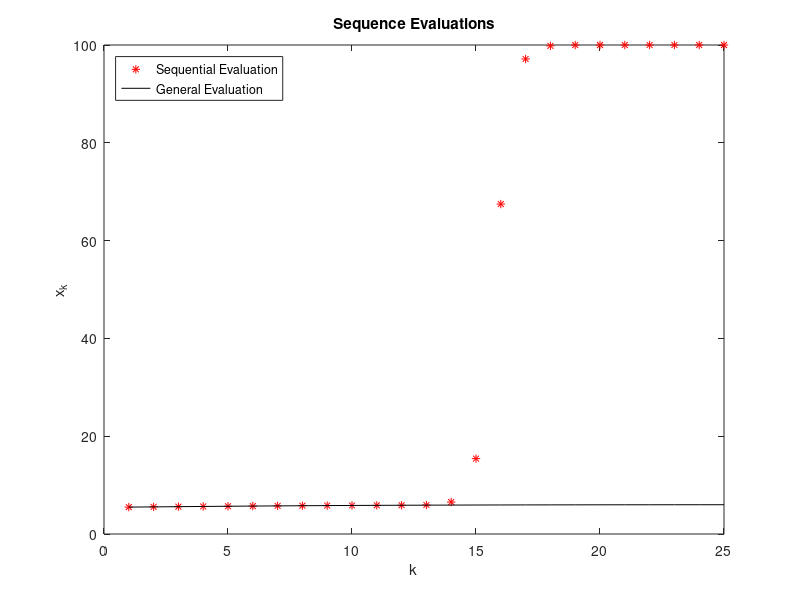

MATLAB code to generate this figure:
%%%%%%%%%%%%%%%%%%%%%%%%%%%
% Spring 2018 Math 8610 w/ Xue 
%   Homework 1   
%
% Problem
%   2
%
% Function Dependencies
%   None
%
% Notes
%   None
%
% Author
%   Trevor Squires
%%%%%%%%%%%%%%%%%%%%%%%%%%%

clear
clc
close all;

length = 25;
f = @(k) (6.^(k+1) + 5.^(k+1))./(6.^k + 5.^k);
xk = zeros(1,length);
fk = f(0:length-1);
xk(1) = 11/2;
xk(2) = 61/11;

for i = 2:length-1
    xk(i+1) = 111 - (1130-3000/xk(i-1))/xk(i);
end

plot(1:length, xk,'r*', 1:length, fk, '-k')
title('Sequence Evaluations')
ylabel('x_k')
xlabel('k')
legend('Sequential Evaluation','General Evaluation','location','northwest')

